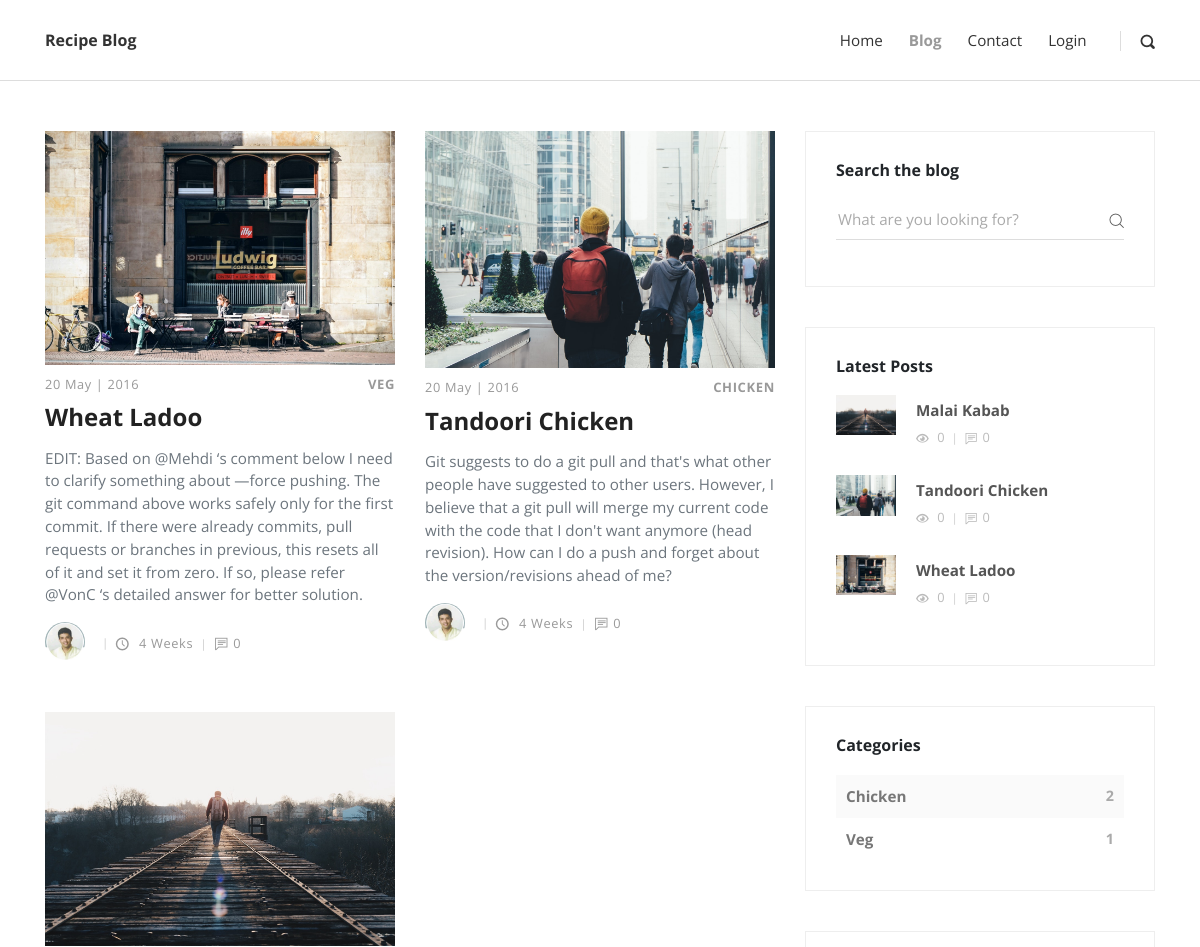
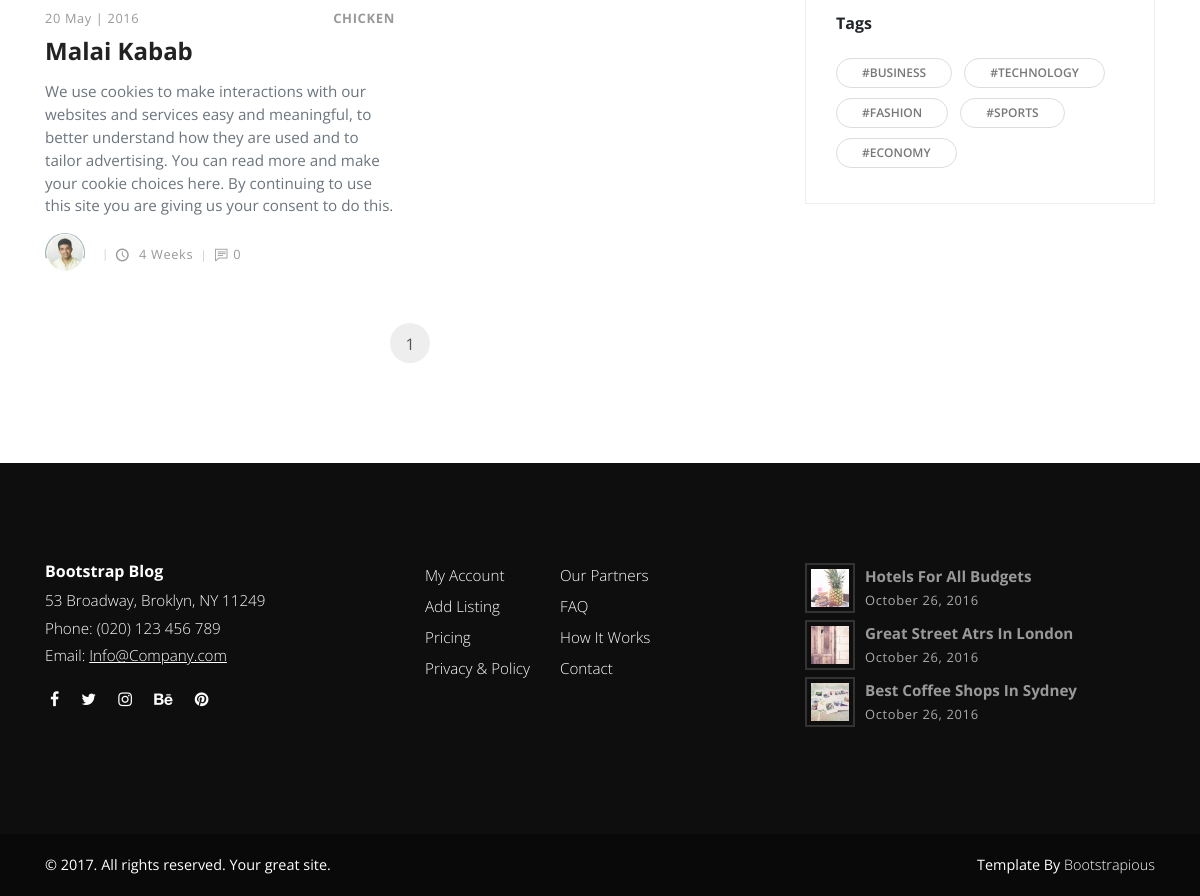
Page /blog/ on the earlier database version (2 pictures, top to bottom).
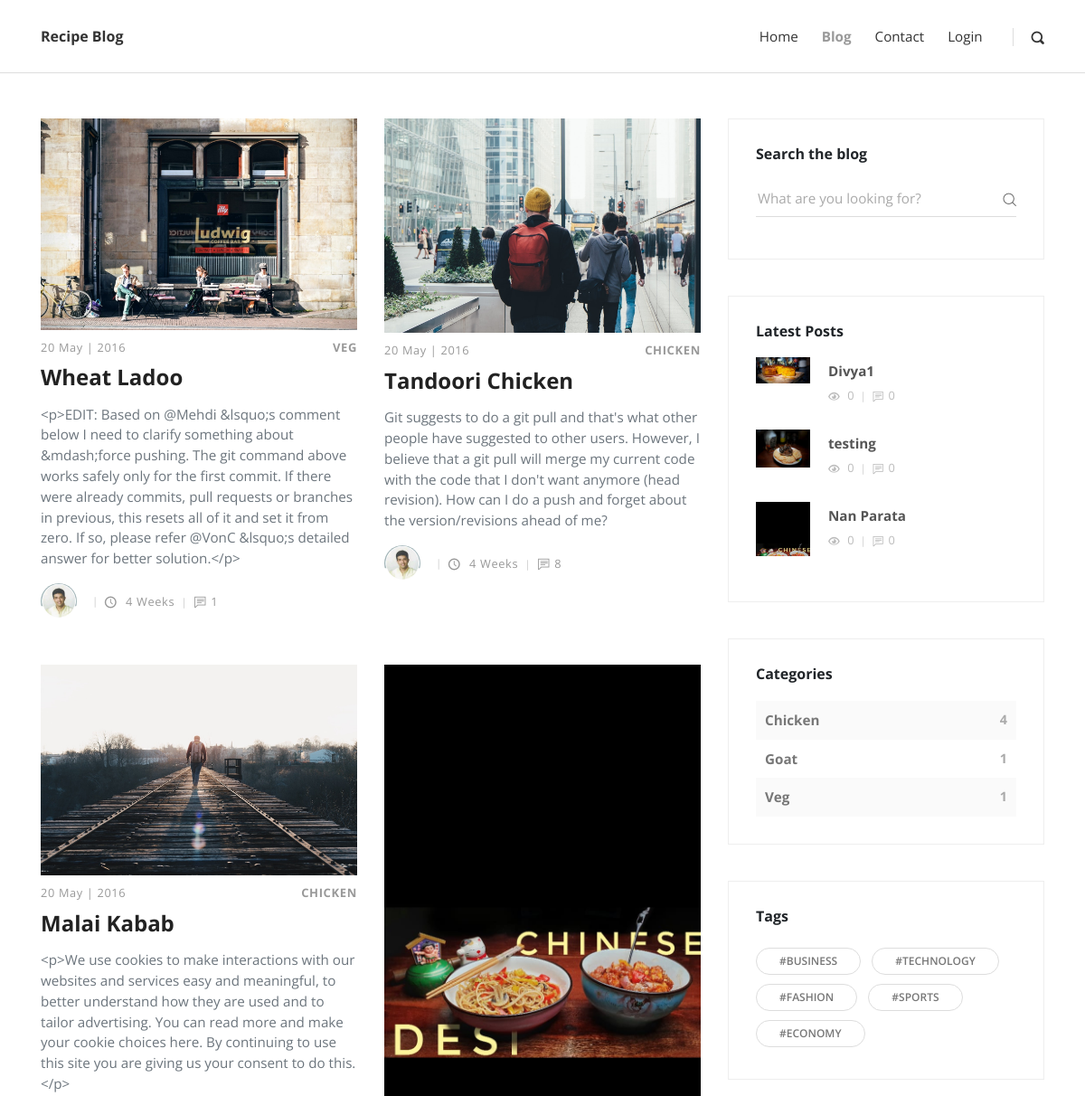
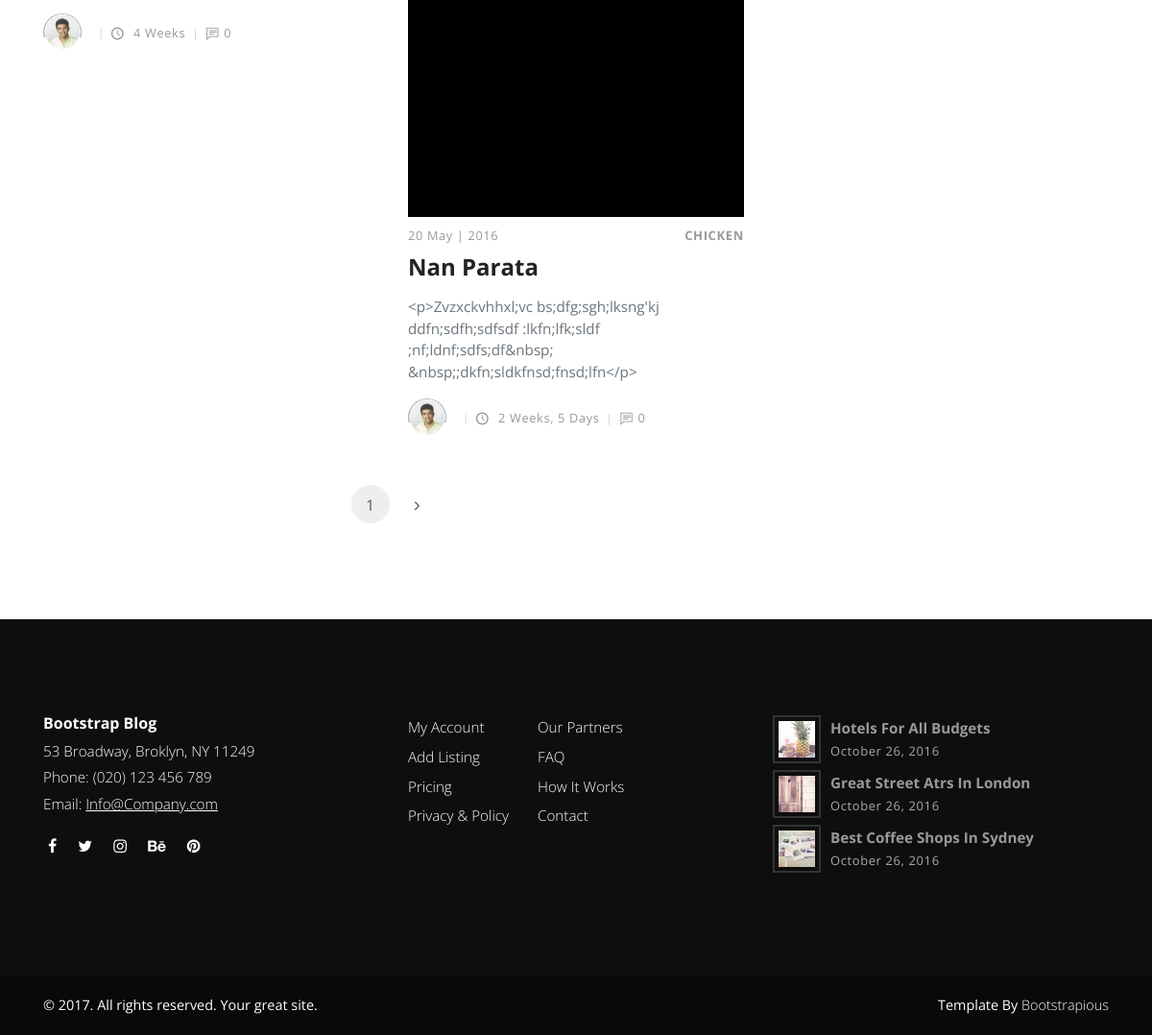
Same page on the later database version (2 pictures, top to bottom).
### posts/models.py (models this page shows, shortened)
class Post(models.Model):
    title = models.CharField(max_length=100)
    overview = models.TextField()
    timestamp = models.DateTimeField(auto_now_add=True)
    content = tinymce_models.HTMLField()
    author = models.ForeignKey(Author, on_delete=models.CASCADE)
    thumbnail = models.ImageField()
    categories = models.ManyToManyField(Category)
    featured = models.BooleanField()
    previous_post = models.ForeignKey(
        'self',related_name='previous', on_delete=models.SET_NULL, blank=True,null=True)
    next_post = models.ForeignKey(
        'self', related_name='next',  on_delete=models.SET_NULL, blank=True, null=True)
    def get_absolute_url(self):
        return reverse('post-detail', kwargs={
            'id': self.id
        })
    @property
    def view_count(self):
        return PostView.objects.filter(post=self).count()
    @property
    def comment_count(self):
        return Comment.objects.filter(post=self).count()

class Category(models.Model):
    title = models.CharField(max_length=20)
    def __str__(self):
        return self.title

class Author(models.Model):
    user = models.OneToOneField(User, on_delete = models.CASCADE)
    profile_picture = models.ImageField()

### posts/views.py (the view)
# urls.py: path('blog/', blog, name='post-list'),
def blog(request):
    category_count = get_category_count()
    print(category_count)
    most_recent = Post.objects.order_by('-timestamp')[:3]
    post_list = Post.objects.all()
    paginator = Paginator(post_list,4)
    page_request_var = 'page'
    page = request.GET.get(page_request_var)
    try:
        paginated_querset = paginator.page(page)
    except PageNotAnInteger:
        paginated_querset = paginator.page(1)
    except EmptyPage:
        paginated_querset = paginator.page(paginator.num_pages)
    context = {
        'most_recent': most_recent,
        'page_request_var': page_request_var,
        'category_count': category_count,
        'queryset': paginated_querset
    }
    return render(request, 'blog.html', context)

### posts/views.py (called while the page is built)
def get_category_count():
    queryset = Post \
    .objects \
    .annotate(Count('categories__title')) \
    .values('categories__title') \
    .annotate(Count('categories__title'))
    return queryset

### templates/blog.html (shortened to what this page needs)
{% extends 'base.html' %}
{% load static %}
 {% block content%}
    <div class="container">
      <div class="row">
        <main class="posts-listing col-lg-8">
          <div class="container">
            <div class="row">
              {% for post in queryset %}
              <div class="post col-xl-6">
                <div class="post-thumbnail"><a href="{{ post.get_absolute_url }}"><img src="{{ post.thumbnail.url }}" alt="..." class="img-fluid"></a></div>
                <div class="post-details">
                  <div class="post-meta d-flex justify-content-between">
                    <div class="date meta-last">20 May | 2016</div>
                    <div class="category">
                      {% for cat in post.categories.all %}
                      <a href="#">{{ cat }}</a>
                      {% endfor %}
                    </div>
                  </div><a href="{{ post.get_absolute_url }}">
                    <h3 class="h4">{{ post.title }}</h3></a>
                  <p class="text-muted">{{ post.overview }}</p>
                  <footer class="post-footer d-flex align-items-center">
                    <a href="#" class="author d-flex align-items-center flex-wrap">
                      <div class="avatar"><img src="{{ post.author.profile_picture.url }}" alt="..." class="img-fluid"></div>
                      <div class="title"></div>
                    </a>
                    <div class="date"><i class="icon-clock"></i> {{ post.timestamp|timesince }}</div>
                    <div class="comments meta-last"><i class="icon-comment"></i>{{ post.comment_count }}</div>
                  </footer>
                </div>
              </div>
              {% endfor %}
              </div>
            <nav aria-label="Page navigation example">
              <ul class="pagination pagination-template d-flex justify-content-center">
                <li class="page-item"><a href="?{{ page_request_var}}={{ queryset.number }}" class="page-link active">{{ queryset.number }}</a></li>
                {% if queryset.has_next %}
                <li class="page-item"><a href="?{{ page_request_var}}={{ queryset.next_page_number }}" class="page-link"> <i class="fa fa-angle-right"></i></a></li>
                {% endif %}
              </ul>
            </nav>
          </div>
        </main>
        {% include 'sidebar.html' with most_recent=most_recent category_count=category_count  %}
      </div>
    </div>
{% endblock content %}

### templates/base.html (shortened to what this page needs)
<!DOCTYPE html>
<html>
{% include "head.html" %}
<body>
    {% include "header.html" %}
    {% block content %}
    {% endblock content %}
    {% include "footer.html" %}
</body>
</html>

### templates/head.html (shortened to what this page needs)
{% load static %}
<head>
    <link rel="stylesheet" href="{% static 'vendor/bootstrap/css/bootstrap.min.css' %}">
    <link rel="stylesheet" href="{% static 'vendor/font-awesome/css/font-awesome.min.css' %}">
    <link rel="stylesheet" href="{% static 'css/fontastic.css' %}">
    <link rel="stylesheet" href="{% static 'vendor/@fancyapps/fancybox/jquery.fancybox.min.css' %}">
    <link rel="stylesheet" href="{% static 'css/style.default.css' %}" id="theme-stylesheet">
    <link rel="stylesheet" href="{% static 'css/custom.css' %}">
</head>

### templates/header.html (shortened to what this page needs)
<header class="header">
    <nav class="navbar navbar-expand-lg">
        <div class="container">
            <div class="navbar-header d-flex align-items-center justify-content-between">
                <a href="/" class="navbar-brand">Recipe Blog</a>
            </div>
            <div id="navbarcollapse" class="collapse navbar-collapse">
                <ul class="navbar-nav ml-auto">
                    <li class="nav-item"><a href="/" class="nav-link ">Home</a>
                    </li>
                    <li class="nav-item"><a href="/blog" class="nav-link active ">Blog</a>
                    </li>
                    <li class="nav-item"><a href="#" class="nav-link ">Contact</a>
                    </li>
                    <li class="nav-item"><a href="/accounts/login" class="nav-link ">Login</a>
                    </li>
                </ul>
                <div class="navbar-text"><a href="#" class="search-btn"><i class="icon-search-1"></i></a></div>
            </div>
        </div>
    </nav>
</header>

### templates/sidebar.html
        <aside class="col-lg-4">
            <div class="widget search">
                <header>
                    <h3 class="h6">Search the blog</h3>
                </header>
                <form action="{% url 'search' %}" class="search-form">
                    <div class="form-group">
                        <input type="text" name="q" placeholder="What are you looking for?">
                        <button type="submit" class="submit"><i class="icon-search"></i></button>
                    </div>
                </form>
            </div>
            <div class="widget latest-posts">
                <header>
                    <h3 class="h6">Latest Posts</h3>
                </header>
                <div class="blog-posts">
                    {% for post in most_recent %}
                    <a href="{{ post.get_absolute_url }}">
                        <div class="item d-flex align-items-center">
                            <div class="image"><img src="{{ post.thumbnail.url }}" alt="..." class="img-fluid"></div>
                            <div class="title"><strong>{{ post.title }}</strong>
                                <div class="d-flex align-items-center">
                                    <div class="views"><i class="icon-eye"></i> {{ post.view_count }}</div>
                                    <div class="comments"><i class="icon-comment"></i>{{ post.comment_count }}</div>
                                </div>
                            </div>
                        </div>
                    </a>
                    {% endfor %}
                </div>
            </div>
            <div class="widget categories">
                <header>
                    <h3 class="h6">Categories</h3>
                </header>
                {% for cat in category_count %}
                <div class="item d-flex justify-content-between">
                    <a href="#">{{ cat.categories__title }}</a><span>{{ cat.categories__title__count }}</span></div>
                {% endfor %}
            </div>
            <div class="widget tags">
                <header>
                    <h3 class="h6">Tags</h3>
                </header>
                <ul class="list-inline">
                    <li class="list-inline-item"><a href="#" class="tag">#Business</a></li>
                    <li class="list-inline-item"><a href="#" class="tag">#Technology</a></li>
                    <li class="list-inline-item"><a href="#" class="tag">#Fashion</a></li>
                    <li class="list-inline-item"><a href="#" class="tag">#Sports</a></li>
                    <li class="list-inline-item"><a href="#" class="tag">#Economy</a></li>
                </ul>
            </div>
        </aside>

### templates/footer.html
{% load static %}
<footer class="main-footer">
    <div class="container">
        <div class="row">
            <div class="col-md-4">
                <div class="logo">
                    <h6 class="text-white">Bootstrap Blog</h6>
                </div>
                <div class="contact-details">
                    <p>53 Broadway, Broklyn, NY 11249</p>
                    <p>Phone: (020) 123 456 789</p>
                    <p>Email: <a href="mailto:info@company.com">Info@Company.com</a></p>
                    <ul class="social-menu">
                        <li class="list-inline-item"><a href="#"><i class="fa fa-facebook"></i></a></li>
                        <li class="list-inline-item"><a href="#"><i class="fa fa-twitter"></i></a></li>
                        <li class="list-inline-item"><a href="#"><i class="fa fa-instagram"></i></a></li>
                        <li class="list-inline-item"><a href="#"><i class="fa fa-behance"></i></a></li>
                        <li class="list-inline-item"><a href="#"><i class="fa fa-pinterest"></i></a></li>
                    </ul>
                </div>
            </div>
            <div class="col-md-4">
                <div class="menus d-flex">
                    <ul class="list-unstyled">
                        <li> <a href="#">My Account</a></li>
                        <li> <a href="#">Add Listing</a></li>
                        <li> <a href="#">Pricing</a></li>
                        <li> <a href="#">Privacy &amp; Policy</a></li>
                    </ul>
                    <ul class="list-unstyled">
                        <li> <a href="#">Our Partners</a></li>
                        <li> <a href="#">FAQ</a></li>
                        <li> <a href="#">How It Works</a></li>
                        <li> <a href="#">Contact</a></li>
                    </ul>
                </div>
            </div>
            <div class="col-md-4">
                <div class="latest-posts"><a href="#">
                        <div class="post d-flex align-items-center">
                            <div class="image"><img src="{% static 'img/small-thumbnail-1.jpg' %}" alt="..." class="img-fluid"></div>
                            <div class="title"><strong>Hotels for all budgets</strong><span
                                    class="date last-meta">October 26, 2016</span></div>
                        </div>
                    </a><a href="#">
                        <div class="post d-flex align-items-center">
                            <div class="image"><img src="{% static 'img/small-thumbnail-2.jpg' %}" alt="..." class="img-fluid"></div>
                            <div class="title"><strong>Great street atrs in London</strong><span
                                    class="date last-meta">October 26, 2016</span></div>
                        </div>
                    </a><a href="#">
                        <div class="post d-flex align-items-center">
                            <div class="image"><img src="{% static 'img/small-thumbnail-3.jpg' %}" alt="..." class="img-fluid"></div>
                            <div class="title"><strong>Best coffee shops in Sydney</strong><span
                                    class="date last-meta">October 26, 2016</span></div>
                        </div>
                    </a></div>
            </div>
        </div>
    </div>
    <div class="copyrights">
        <div class="container">
            <div class="row">
                <div class="col-md-6">
                    <p>&copy; 2017. All rights reserved. Your great site.</p>
                </div>
                <div class="col-md-6 text-right">
                    <p>Template By <a href="https://bootstrapious.com/p/bootstrap-carousel"
                            class="text-white">Bootstrapious</a>
                    </p>
                </div>
            </div>
        </div>
    </div>
</footer>

### templates/scripts.html (shortened to what this page needs)
{% load static %}

Differences in the rows shown:
no longer on one of the page's lists (row edited): Post: title "Wheat Ladoo", view_count "0", comment_count "0"
no longer on one of the page's lists (row unchanged): Post: title "Tandoori Chicken", view_count "0", comment_count "0"
no longer on one of the page's lists (row edited): Post: title "Malai Kabab", view_count "0", comment_count "0"
changed Post "Wheat Ladoo": overview "EDIT: Based on @Mehdi ‘s comment below I need to clarify something about —force pushing. The git command above works safely only for the first commit. If there were already commits, pull requests or branches in previous, this resets all of it and set it from zero. If so, please refer @VonC ‘s detailed answer for better solution." → "<p>EDIT: Based on @Mehdi &lsquo;s comment below I need to clarify something about &mdash;force pushing. The git command above works safely only for the first commit. If there were already commits, pull requests or branches in previous, this resets all of it and set it from zero. If so, please refer @VonC &lsquo;s detailed answer for better solution.</p>"; comment_count "0" → "1"
computed for Post "Tandoori Chicken": comment_count "0" → "8"
changed Post "Malai Kabab": overview "We use cookies to make interactions with our websites and services easy and meaningful, to better understand how they are used and to tailor advertising. You can read more and make your cookie choices here. By continuing to use this site you are giving us your consent to do this." → "<p>We use cookies to make interactions with our websites and services easy and meaningful, to better understand how they are used and to tailor advertising. You can read more and make your cookie choices here. By continuing to use this site you are giving us your consent to do this.</p>"
added Post: thumbnail (picture), title "Nan Parata", overview "<p>Zvzxckvhhxl;vc bs;dfg;sgh;lksng'kj ddfn;sdfh;sdfsdf :lkfn;lfk;sldf ;nf;ldnf;sdfs;df&nbsp; &nbsp;;dkfn;sldkfnsd;fnsd;lfn</p>", author.profile_picture (picture), timestamp "2 Weeks, 5 Days", comment_count "0", view_count "0", Category (title "CHICKEN")
added Post: thumbnail (picture), title "Divya1", view_count "0", comment_count "0", shown under "Latest Posts"
added Post: thumbnail (picture), title "testing", view_count "0", comment_count "0", shown under "Latest Posts"
Other differences:
new list line: "Chicken 4"
new list line: "Goat 1"
list line gone: "Chicken 2"
